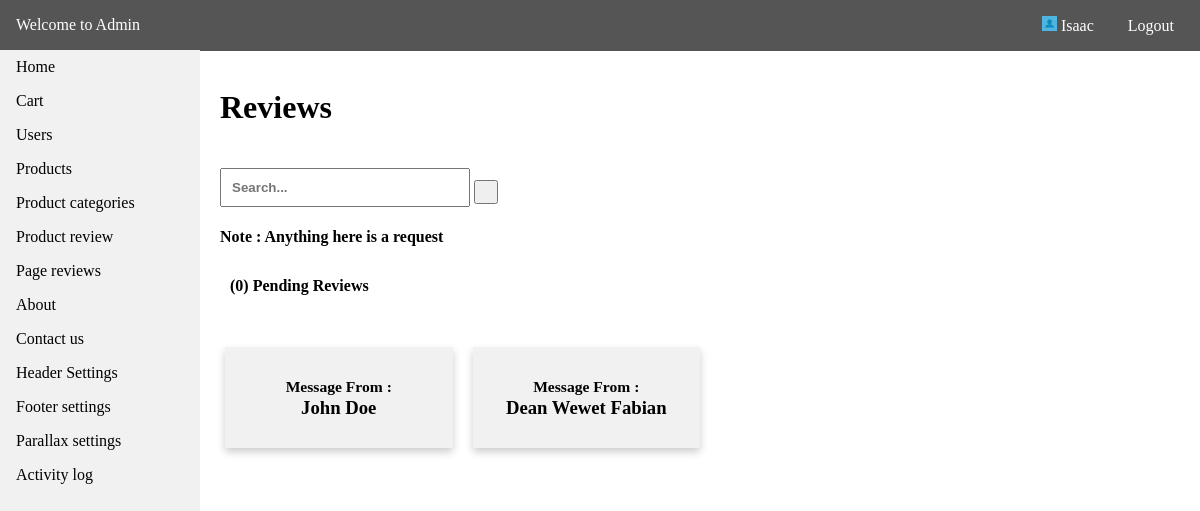
The page /admin/reviews.php (signed in) on the database its author committed.
### tables this page shows
CREATE TABLE `tbl_menus` (
  `id` int(11) NOT NULL,
  `menu_name` varchar(255) NOT NULL,
  `menu_link` varchar(255) NOT NULL,
  `date_created` datetime NOT NULL DEFAULT CURRENT_TIMESTAMP
);

CREATE TABLE `tbl_reviews` (
  `id` int(11) NOT NULL,
  `name` varchar(255) NOT NULL,
  `image` varchar(255) NOT NULL,
  `description` text NOT NULL,
  `date_created` datetime NOT NULL DEFAULT CURRENT_TIMESTAMP
);

### api/dbh.php (called while the page is built, shortened)
<?php
class dbh {
    public function __construct() {
        $this->servername = HOST;
        $this->username = USER;
        $this->password = PASS;
        $this->dbname = DBNAME;
        $this->conn = mysqli_connect($this->servername,$this->username,$this->password,$this->dbname);
    }
}
?>

### config.php (called while the page is built, shortened)
<?php
include API.'dbh.php';
include API.'viewUser.php';
$viewUser = new ViewUser;
?>

### api/viewUser.php (called while the page is built, shortened)
<?php
class ViewUser extends User {
    public function get_data($get_table) {
        $query = "SELECT * FROM ".$get_table." ORDER BY id DESC";
        $res = mysqli_query($this->conn,$query);
        return $res;
    }
    public function get_query($query) {
        $res = mysqli_query($this->conn,$query);
        return $res;
    }
}
?>

### admin/reviews.php (the view, shortened to what this page needs)
<?php
include '../config.php';
?>
<!DOCTYPE html>
<html>
<head>
    <link rel="stylesheet" type="text/css" media="screen" href="admin_css/main.css" />
</head>
<body>
<?php
include 'require/nav.php';
?>
<div class="container">
    <br>
<h1>Reviews</h1>
<?php
$res = $viewUser->get_data("tbl_pending_reviews");
$num_row = $res->num_rows;
?>
    <div class="search">
      <form method="GET">
        <input style="margin-top:20px;" type="text" placeholder="Search..." name="query">
        <button type="submit" name="searchbtn"><i class="fa fa-search"></i></button>
      </form>
    </div>
<h4>Note : Anything here is a request</h4>
<h4 class="response notif"><a style="color:#000;text-decoration:none;" href="review_pending.php">(<?php echo $num_row;?>) Pending Reviews</a></h4>
    <div class="content">
        <div class="row">
        <?php
        if (isset($_GET['query']) && isset($_GET['searchbtn'])) {
            $term = $_GET['query'];
            $table = "tbl_reviews";
            $search = "name";
            $result = $viewUser->search($term,$table,$search);
            $num_result = $result->num_rows;
            if ($num_result > 0) {
                    if ($num_result > 1)
                    {
                      $item = "items";
                    }
                    else {
                      $item = "item";
                    }
                    echo '<h3 style="color:green;">Results: "'.$term.'" ('.$num_result.' '.$item.')</h3>';
                while($row = $result->fetch_assoc()) {
                    $title = $row['name'];
                    $id = $row['id'];
                    ?>
                    <div class="column">
                        <a href="reviews_accept.php?id=<?php echo $id;?>">
                            <div class="card">
                            <h3><small>Message From :</small> <br><?php echo $title; ?></h3>
                            </div>
                        </a>
                    </div>
                    <?php
                }
            }
        }
        else {
            $table = "tbl_reviews";
            $res = $viewUser->get_data($table);
            while ($row = $res->fetch_assoc()) {
                $title = $row['name'];
                $id = $row['id'];
        ?>
            <div class="column">
            <a href="reviews_accept.php?id=<?php echo $id;?>">
                    <div class="card">
                        <h3><small>Message From :</small> <br><?php echo $title; ?></h3>
                    </div>
                    </a>
            </div>
        <?php
        }
        }
        ?>
    </div>
    </div>
</div>
</body>
</html>

### admin/require/nav.php (shortened to what this page needs)
<div class="header">
    <p><a style="color:#fff;text-decoration:none;" href="<?php echo ADMIN_URL.'home.php';?>">Welcome to Admin</a></p>
    <div class="head-content">
        <p style="cursor:pointer;"><img src="<?php echo BASE_URL; ?>image/sample-image.jpg" style="height:15px;width:15px;" alt=""> <?php echo $_SESSION["admin"]; ?></p>
        <p><a style="color:#fff;text-decoration:none;" href="<?php echo ADMIN_URL.'logout.php';?>">Logout</a></p>
    </div>
</div>
<nav class="navi">
    <ul>
        <li><a href="<?php echo ADMIN_URL.'home.php';?>">Home</a></li>
    <?php
        $tbl = "SELECT * FROM tbl_menus";
        $res = $viewUser->get_query($tbl);
        while($row = $res->fetch_assoc()) {
            $menu = $row['menu_name'];
            $link = $row['menu_link'];
    ?>
        <li><a href="<?php echo ADMIN_URL.$link.'.php'; ?>"><?php echo ucfirst($menu); ?></a></li>
    <?php
        }
    ?>
    </ul>
</nav>

### admin/admin_css/main.css (style rules this page uses)
html { scroll-behavior: smooth; }
* { box-sizing: border-box; }
body { margin: 0; font-family: Cambria, Cochin, Georgia, Times, 'Times New Roman', serif; }
ul { list-style-type: none; margin: 0; padding: 0; width: 200px; top: 50px; background-color: #f1f1f1; position: fixed; height: 100%; overflow: auto; }
li a { display: block; color: #000; padding: 8px 16px; text-decoration: none; }
.header { background-color: #555; color:white; display: inline-block; width: 100%; position:fixed; top:0; padding: 16px; }
.header p { display: inline; }
.container { margin-top: 50px; margin-left: 220px; }
.content { margin-top: 20px; }
.head-content { float:right; }
.head-content p { margin-left: 10px; padding: 10px; }
.column { float: left; width: 25%; margin-top: 20px; padding: 0 10px; }
.row { margin: 0 -5px; }
.row:after { content: ""; display: table; clear: both; }
.search input[type=text] { width: 250px; padding: 10px; font-weight: bold; }
.search button[type=submit] { padding: 10px; }
.card { box-shadow: 0 4px 8px 0 rgba(0, 0, 0, 0.2); padding: 10px; text-align: center; background-color: #f1f1f1; }
.column a { text-decoration: none; color: #000000; }
.notif { padding: 10px; width: 100%; -webkit-animation: fadeout 4s; animation: fadeout 4s; }

### rows shown on the page
tbl_menus: menu_name "Cart"
tbl_menus: menu_name "Users"
tbl_menus: menu_name "Products"
tbl_menus: menu_name "Product categories"
tbl_menus: menu_name "Product review"
tbl_menus: menu_name "Page reviews"
tbl_menus: menu_name "About"
tbl_menus: menu_name "Contact us"
tbl_menus: menu_name "Header Settings"
tbl_menus: menu_name "Footer settings"
tbl_menus: menu_name "Parallax settings"
tbl_menus: menu_name "Activity log"
tbl_reviews: name "John Doe"
tbl_reviews: name "Dean Wewet Fabian"

### other values the page prints
$_SESSION["admin"] "Isaac"
$num_row "0"
